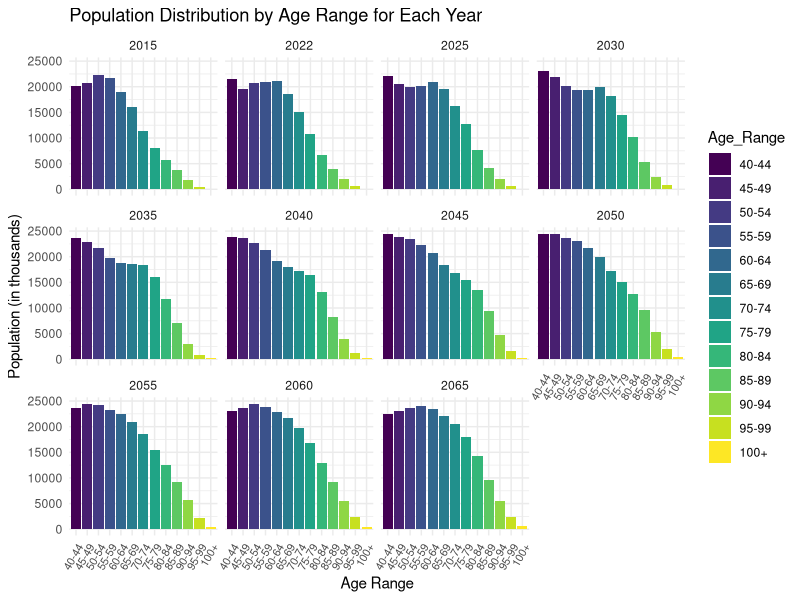
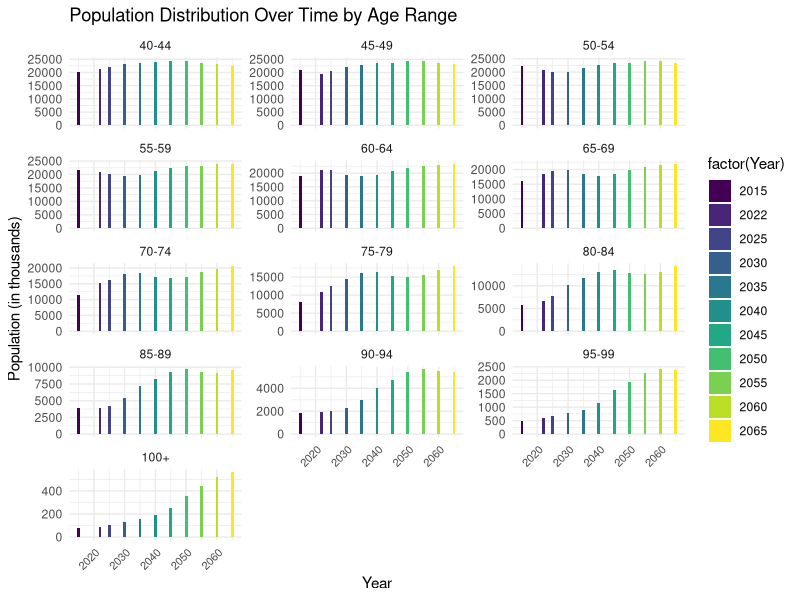

These figures' R source, in order:
library(tidyr)
library(ggplot2)
library(dplyr)

# US population 2022 onwards,
US_pop <- read.csv("US_census_pop_by_age.csv", header = TRUE)

colnames(US_pop) <- gsub('X', '', colnames(US_pop))
US_pop[, 1] <- gsub("^\\.", "", US_pop[, 1])


US_pop65<- US_pop[, 1:11]

US_pop65[,-1] <- lapply(US_pop65[,-1], function(x) as.numeric(gsub(",", "", x)))

US_pop65 <- US_pop65 %>%
  pivot_longer(cols = -Age_Range, names_to = "Year", values_to = "Population") %>%
  mutate(Year = as.numeric(Year))  # Convert Year to numeric


US_pop65 <- US_pop65 %>%
  mutate(Age_Range = factor(Age_Range,
                            levels = c("40 to 44 years", "45 to 49 years", "50 to 54 years",
                                       "55 to 59 years", "60 to 64 years", "65 to 69 years",
                                       "70 to 74 years", "75 to 79 years", "80 to 84 years",
                                       "85 to 89 years", "90 to 94 years", "95 to 99 years",
                                       "100 years and over"), ordered = TRUE),
         Age_Range = recode(Age_Range,
                            "40 to 44 years" = "40-44",
                            "45 to 49 years" = "45-49",
                            "50 to 54 years" = "50-54",
                            "55 to 59 years" = "55-59",
                            "60 to 64 years" = "60-64",
                            "65 to 69 years" = "65-69",
                            "70 to 74 years" = "70-74",
                            "75 to 79 years" = "75-79",
                            "80 to 84 years" = "80-84",
                            "85 to 89 years" = "85-89",
                            "90 to 94 years" = "90-94",
                            "95 to 99 years" = "95-99",
                            "100 years and over" = "100+"))




pop2015<- read.csv("2015pop.csv", header = TRUE)

pop2015 <- pop2015 %>%
  mutate(Age_Range = cut(AGE,
                          breaks = c(seq(40, 100, by = 5), Inf),
                          include.lowest = TRUE,
                          right = FALSE,
                          labels = c(paste(seq(40, 95, by = 5), seq(44, 99, by = 5), sep = "-"), "100+")),
         Year = "2015")



pop2015 <- pop2015 %>%
  mutate(Age_Range = factor(Age_Range,
                            levels = levels(US_pop65$Age_Range),
                            ordered = TRUE),
         Year = as.numeric(Year))

pop2015 <- pop2015 %>%
  group_by(Age_Range,Year) %>%
  summarise(Population = sum(POPESTIMATE2015, na.rm = TRUE) / 1000 )

US_pop65_final <- bind_rows(US_pop65, pop2015) %>%
  arrange(Year)


ggplot(US_pop65_final, aes(x = Age_Range, y = Population, fill = Age_Range)) +
  geom_bar(stat = "identity", width = 0.9) +
  theme_minimal() +
  labs(title = "Population Distribution by Age Range for Each Year",
       x = "Age Range",
       y = "Population (in thousands)") +
  theme(axis.text.x = element_text(angle = 60, hjust = 1, size = 8)) +
  facet_wrap(~Year, nrow = 3, ncol = 4)

ggplot(US_pop65_final, aes(x = Year, y = Population, fill = factor(Year))) +
  geom_bar(stat = "identity", width = 0.9, position = position_dodge(width = 0.8)) +
  theme_minimal() +
  labs(title = "Population Distribution Over Time by Age Range",
       x = "Year",
       y = "Population (in thousands)") +
  theme(axis.text.x = element_text(angle = 45, hjust = 1, size = 8)) +
  facet_wrap(~Age_Range, scales = "free_y", ncol = 3) +
  scale_fill_viridis_d()

